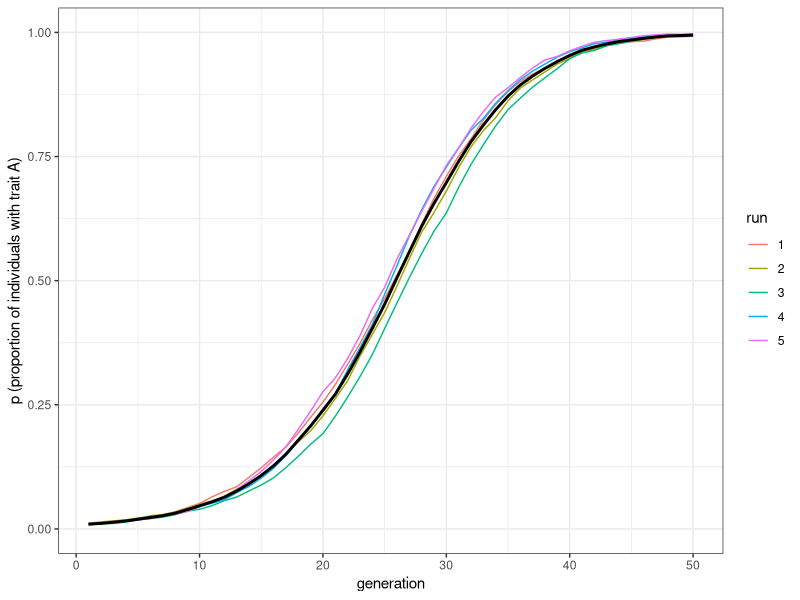
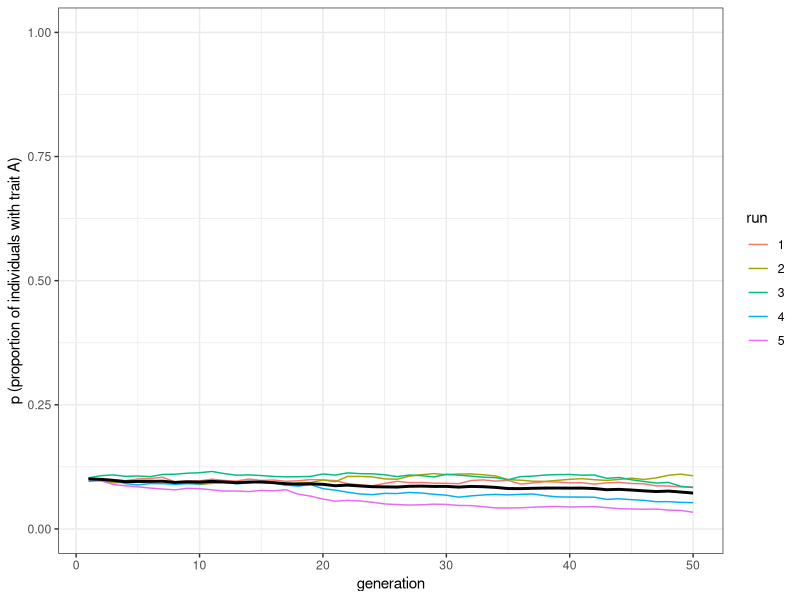
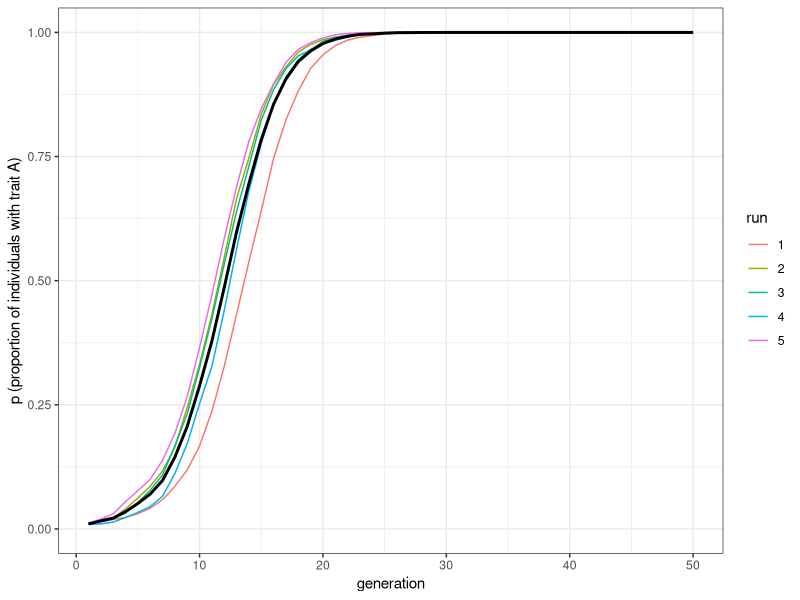
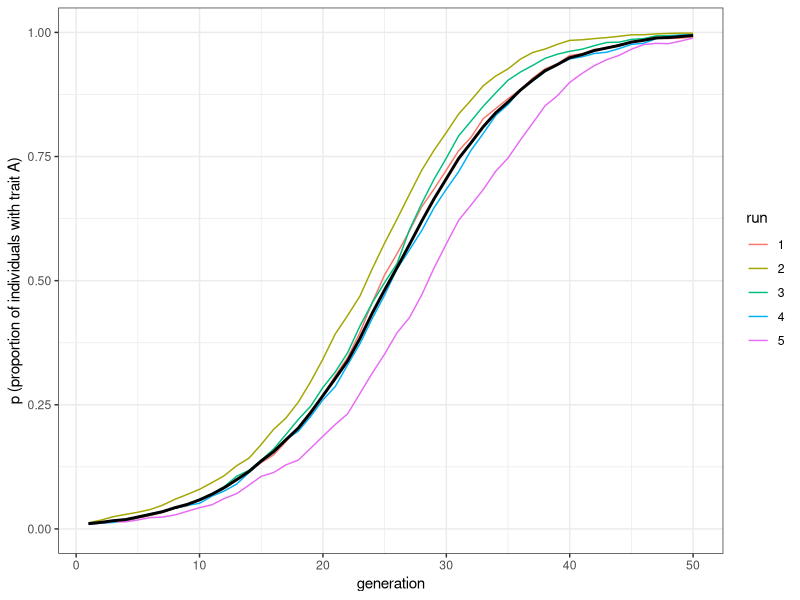
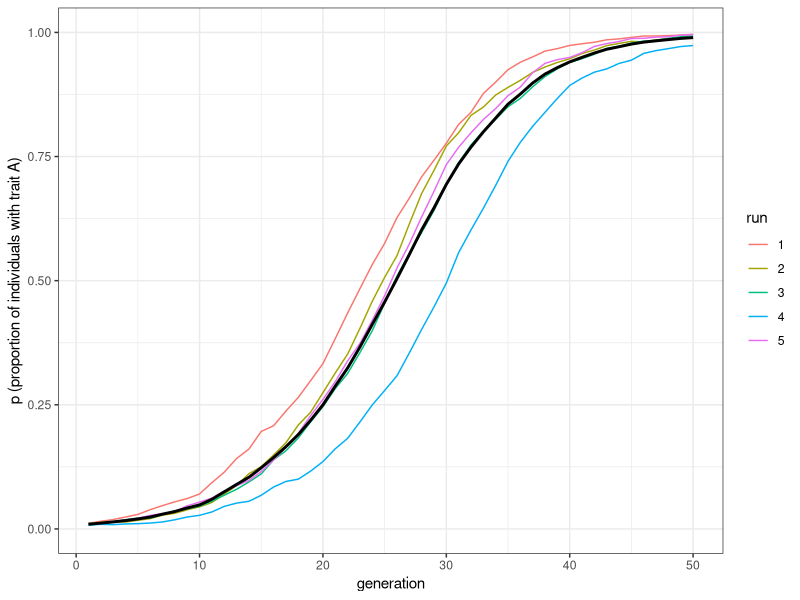
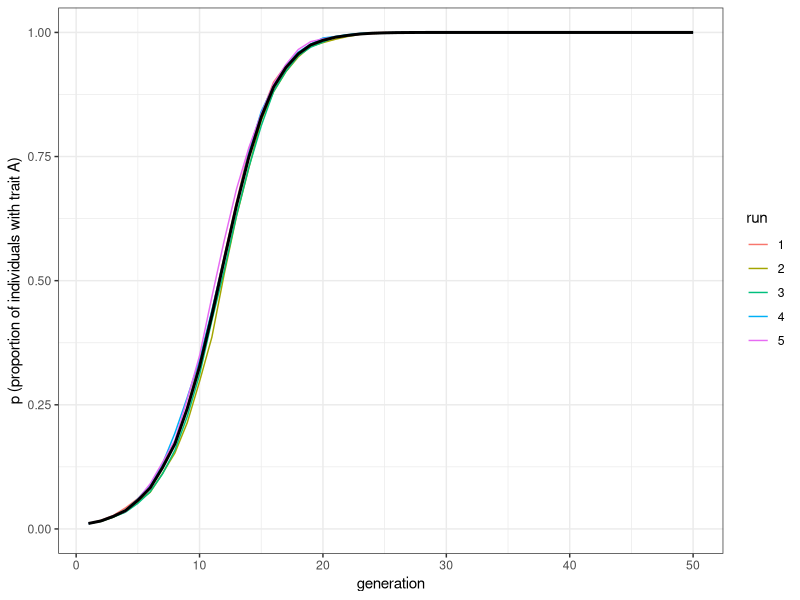

Reproduce these figures in R, in order.
## ---- chunk 1
library(tidyverse)

vertical_transmission <- function(N, p_0, b, t_max, r_max) {
  output <- tibble(generation = rep(1:t_max, r_max), 
                   p = as.numeric(rep(NA, t_max * r_max)), 
                   run = as.factor(rep(1:r_max, each = t_max)))
  
  for (r in 1:r_max) {
    # Create first generation
    population <- tibble(trait = sample(c("A", "B"), N, 
                                        replace = TRUE, prob = c(p_0, 1 - p_0)))
    
    # Add first generation's p for run r
    output[output$generation == 1 & output$run == r, ]$p <- 
      sum(population$trait == "A") / N 
    
    for (t in 2:t_max) {
       # Copy individuals to previous_population tibble
      previous_population <- population
      
      # Randomly pick mothers and fathers
      mother <- tibble(trait = sample(previous_population$trait, N, replace = TRUE))  
      father <- tibble(trait = sample(previous_population$trait, N, replace = TRUE)) 
      
      # Prepare next generation
      population <- tibble(trait = as.character(rep(NA, N))) 
      
      # Both parents are A, thus child adopts A
      both_A <- mother$trait == "A" & father$trait == "A"
      if (sum(both_A) > 0) {
        population[both_A, ]$trait <- "A"  
      }
      
      # Both parents are B, thus child adopts B
      both_B <- mother$trait == "B" & father$trait == "B"
      if (sum(both_B) > 0) {
        population[both_B, ]$trait <- "B" 
      }
      # If any empty NA slots (i.e. one A and one B parent) are present
      if (anyNA(population)) {  
        # They adopt A with probability b
        population[is.na(population)[,1],]$trait <- 
          sample(c("A", "B"), sum(is.na(population)), prob = c(b, 1 - b), replace = TRUE)
      }
      
      # Get p and put it into output slot for this generation t and run r
      output[output$generation == t & output$run == r, ]$p <- 
        sum(population$trait == "A") / N 
    }
  }
  # Export data from function
  output 
}

## ---- chunk 2
plot_multiple_runs <- function(data_model) {
  ggplot(data = data_model, aes(y = p, x = generation)) +
    geom_line(aes(colour = run)) +
    stat_summary(fun = mean, geom = "line", size = 1) +
    ylim(c(0, 1)) +
    theme_bw() +
    labs(y = "p (proportion of individuals with trait A)")
}
## ---- chunk 3
data_model <- vertical_transmission(N = 10000, p_0 = 0.01, b = 0.6, t_max = 50, r_max = 5)
plot_multiple_runs(data_model)
## ---- chunk 4
data_model <- vertical_transmission(N = 10000, p_0 = 0.1, b = 0.5, t_max = 50, r_max = 5)
plot_multiple_runs(data_model)
## ---- chunk 5
vertical_horizontal_transmission <- function(N, p_0, b, n, g, t_max, r_max) {
  output <- tibble(generation = rep(1:t_max, r_max), p = as.numeric(rep(NA, t_max * r_max)), run = as.factor(rep(1:r_max, each = t_max)))
  
  for (r in 1:r_max) {
    population <- tibble(trait = sample(c("A", "B"), N, replace = TRUE, prob = c(p_0, 1 - p_0)))
    # create first generation
    
    output[output$generation == 1 & output$run == r, ]$p <- sum(population$trait == "A") / N # add first generation's p for run r
    
    # vertical transmission
    for (t in 2:t_max) {
      previous_population <- population # copy individuals to previous_population tibble
      
      mother <- tibble(trait = sample(previous_population$trait, N, replace = TRUE))  # randomly pick mothers
      father <- tibble(trait = sample(previous_population$trait, N, replace = TRUE))  # randomly pick fathers
      
      population <- tibble(trait = as.character(rep(NA, N)))  # next generation
      
      both_A <- mother$trait == "A" & father$trait == "A"
      if ( sum(both_A) > 0 ) {
        population[both_A, ]$trait <- "A"  # parents both A, adopt A
      }
      
      both_B <- mother$trait == "B" & father$trait == "B"
      if ( sum(both_B) > 0) {
        population[both_B, ]$trait <- "B"  # parents both B, adopt B
      }
      
      if (anyNA(population)) {  # if any empty NA slots (i.e. one A and one B parent) are present...
        population[is.na(population)[,1],]$trait <- sample(c("A", "B"), sum(is.na(population)), prob = c(b, 1 - b), replace = TRUE)
        # ...make them A with probability b
      }
      
      # horizontal transmission
      previous_population <- population # previous_population are children before horizontal transmission, population are children after horizontal transmission
      
      N_B <- length(previous_population$trait[previous_population$trait == "B"])  # N_B = number of Bs
      
      if (N_B > 0 & n > 0) {  # if there are B individuals to switch, and n is not zero
        
        for (i in 1:N_B) {  # for each B individual...
          
          demonstrator <- sample(previous_population$trait, n, replace = TRUE) # pick n demonstrators
          copy <- sample(c(TRUE, FALSE), n, prob = c(g, 1-g), replace = TRUE)  # get probability g
          
          if ( sum(demonstrator == "A" & copy == TRUE) > 0 ) {  # if any demonstrators with A are to be copied...
            population[previous_population$trait == "B",]$trait[i] <- "A"  # ...the B individual switches to A
          }
        
        }
      }
      
      output[output$generation == t & output$run == r, ]$p <- sum(population$trait == "A") / N # get p and put it into output slot for this generation t and run r
    }
  }
  output # export data from function
}

## ---- chunk 6
data_model <- vertical_horizontal_transmission(N = 5000, p_0 = 0.01, b = 0.5, n = 5, g = 0.1, t_max = 50, r_max = 5)
plot_multiple_runs(data_model)
## ---- chunk 7
data_model_v <- vertical_horizontal_transmission(N = 5000, p_0 = 0.01, b = 0.6, n = 0, g = 0, t_max = 50, r_max = 5)
data_model_hn2 <- vertical_horizontal_transmission(N = 5000, p_0 = 0.01, b = 0.5, n = 2, g = 0.1, t_max = 50, r_max = 5)
data_model_hn5 <- vertical_horizontal_transmission(N = 5000, p_0 = 0.01, b = 0.5, n = 5, g = 0.1, t_max = 50, r_max = 5)
## ---- chunk 8
plot_multiple_runs(data_model_v)
## ---- chunk 9
plot_multiple_runs(data_model_hn2)
## ---- chunk 10
plot_multiple_runs(data_model_hn5)
